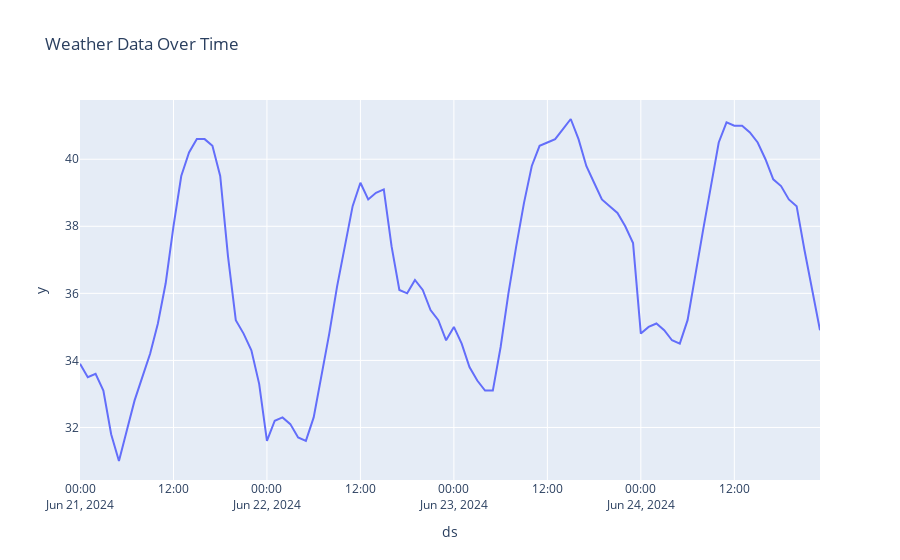

Source (notebook cell):
### Code cell
fig = px.line(weather01, x='ds', y='y', title='Weather Data Over Time')
fig.show()
